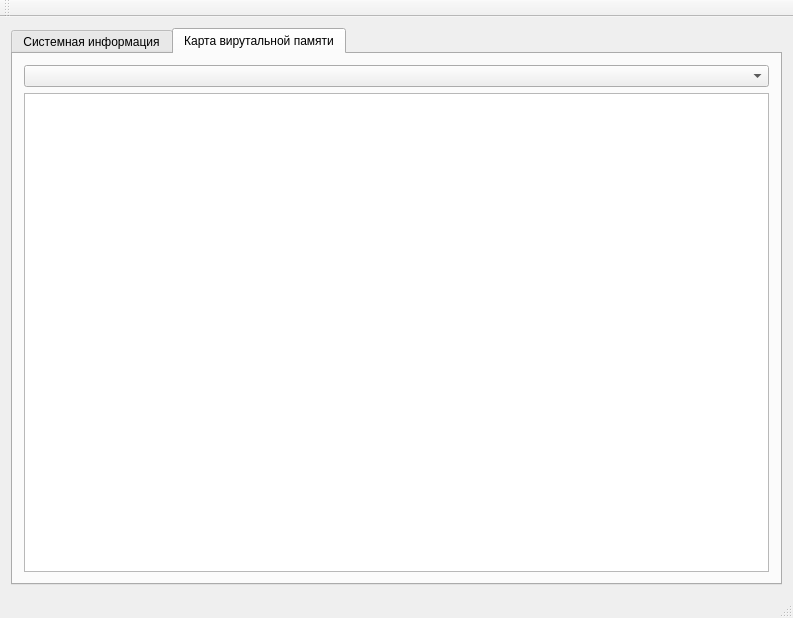
<?xml version="1.0" encoding="UTF-8"?>
<ui version="4.0">
 <class>MainWindow</class>
 <widget class="QMainWindow" name="MainWindow">
  <property name="geometry">
   <rect>
    <x>0</x>
    <y>0</y>
    <width>793</width>
    <height>618</height>
   </rect>
  </property>
  <property name="windowTitle">
   <string>MainWindow</string>
  </property>
  <widget class="QWidget" name="centralWidget">
   <layout class="QHBoxLayout" name="horizontalLayout_9">
    <item>
     <widget class="QTabWidget" name="tabWidget">
      <property name="currentIndex">
       <number>1</number>
      </property>
      <widget class="QWidget" name="tab">
       <attribute name="title">
        <string>Системная информация</string>
       </attribute>
       <layout class="QVBoxLayout" name="verticalLayout_10">
        <item>
         <layout class="QVBoxLayout" name="verticalLayout_9">
          <item>
           <widget class="QLabel" name="label_3">
            <property name="text">
             <string>Архитектура процессора</string>
            </property>
           </widget>
          </item>
          <item>
           <widget class="QLineEdit" name="lineEdit_ArhProc">
            <property name="readOnly">
             <bool>true</bool>
            </property>
           </widget>
          </item>
         </layout>
        </item>
        <item>
         <layout class="QVBoxLayout" name="verticalLayout_8">
          <item>
           <widget class="QLabel" name="label_2">
            <property name="text">
             <string>Количество процессоров</string>
            </property>
           </widget>
          </item>
          <item>
           <widget class="QLineEdit" name="lineEdit_KolProc">
            <property name="readOnly">
             <bool>true</bool>
            </property>
           </widget>
          </item>
         </layout>
        </item>
        <item>
         <layout class="QVBoxLayout" name="verticalLayout_7">
          <item>
           <widget class="QLabel" name="label_7">
            <property name="text">
             <string>Редакция процессора</string>
            </property>
           </widget>
          </item>
          <item>
           <widget class="QLineEdit" name="lineEdit_RedProc">
            <property name="readOnly">
             <bool>true</bool>
            </property>
           </widget>
          </item>
         </layout>
        </item>
        <item>
         <layout class="QVBoxLayout" name="verticalLayout_6">
          <item>
           <widget class="QLabel" name="label_8">
            <property name="text">
             <string>Уровень процессора</string>
            </property>
           </widget>
          </item>
          <item>
           <widget class="QLineEdit" name="lineEdit_LvlProc">
            <property name="readOnly">
             <bool>true</bool>
            </property>
           </widget>
          </item>
         </layout>
        </item>
        <item>
         <layout class="QVBoxLayout" name="verticalLayout_5">
          <item>
           <widget class="QLabel" name="label_6">
            <property name="text">
             <string>Активная маска процессора</string>
            </property>
           </widget>
          </item>
          <item>
           <widget class="QLineEdit" name="lineEdit_MaskProc">
            <property name="readOnly">
             <bool>true</bool>
            </property>
           </widget>
          </item>
         </layout>
        </item>
        <item>
         <layout class="QVBoxLayout" name="verticalLayout_4">
          <item>
           <widget class="QLabel" name="label_5">
            <property name="text">
             <string>Размер страницы</string>
            </property>
           </widget>
          </item>
          <item>
           <widget class="QLineEdit" name="lineEdit_SizePage">
            <property name="readOnly">
             <bool>true</bool>
            </property>
           </widget>
          </item>
         </layout>
        </item>
        <item>
         <layout class="QVBoxLayout" name="verticalLayout_3">
          <item>
           <widget class="QLabel" name="label">
            <property name="text">
             <string>Нижняя граница адресного пространства</string>
            </property>
           </widget>
          </item>
          <item>
           <widget class="QLineEdit" name="lineEdit_DownAdr">
            <property name="readOnly">
             <bool>true</bool>
            </property>
           </widget>
          </item>
         </layout>
        </item>
        <item>
         <layout class="QVBoxLayout" name="verticalLayout_2">
          <item>
           <widget class="QLabel" name="label_4">
            <property name="text">
             <string>Верхняя граница адресного пространства</string>
            </property>
           </widget>
          </item>
          <item>
           <widget class="QLineEdit" name="lineEdit_UpAdr">
            <property name="readOnly">
             <bool>true</bool>
            </property>
           </widget>
          </item>
         </layout>
        </item>
        <item>
         <layout class="QVBoxLayout" name="verticalLayout">
          <item>
           <widget class="QLabel" name="label_9">
            <property name="text">
             <string>Гранулярность виртуальной памяти (байт)</string>
            </property>
           </widget>
          </item>
          <item>
           <widget class="QLineEdit" name="lineEdit_Granul">
            <property name="readOnly">
             <bool>true</bool>
            </property>
           </widget>
          </item>
         </layout>
        </item>
       </layout>
      </widget>
      <widget class="QWidget" name="tab_2">
       <attribute name="title">
        <string>Карта вирутальной памяти</string>
       </attribute>
       <layout class="QVBoxLayout" name="verticalLayout_11">
        <item>
         <widget class="QComboBox" name="comboBox_FullProc"/>
        </item>
        <item>
         <widget class="QTableWidget" name="tableWidget"/>
        </item>
       </layout>
      </widget>
     </widget>
    </item>
   </layout>
  </widget>
  <widget class="QMenuBar" name="menuBar">
   <property name="geometry">
    <rect>
     <x>0</x>
     <y>0</y>
     <width>793</width>
     <height>26</height>
    </rect>
   </property>
  </widget>
  <widget class="QToolBar" name="mainToolBar">
   <attribute name="toolBarArea">
    <enum>TopToolBarArea</enum>
   </attribute>
   <attribute name="toolBarBreak">
    <bool>false</bool>
   </attribute>
  </widget>
  <widget class="QStatusBar" name="statusBar"/>
 </widget>
 <layoutdefault spacing="6" margin="11"/>
 <resources/>
 <connections/>
</ui>
